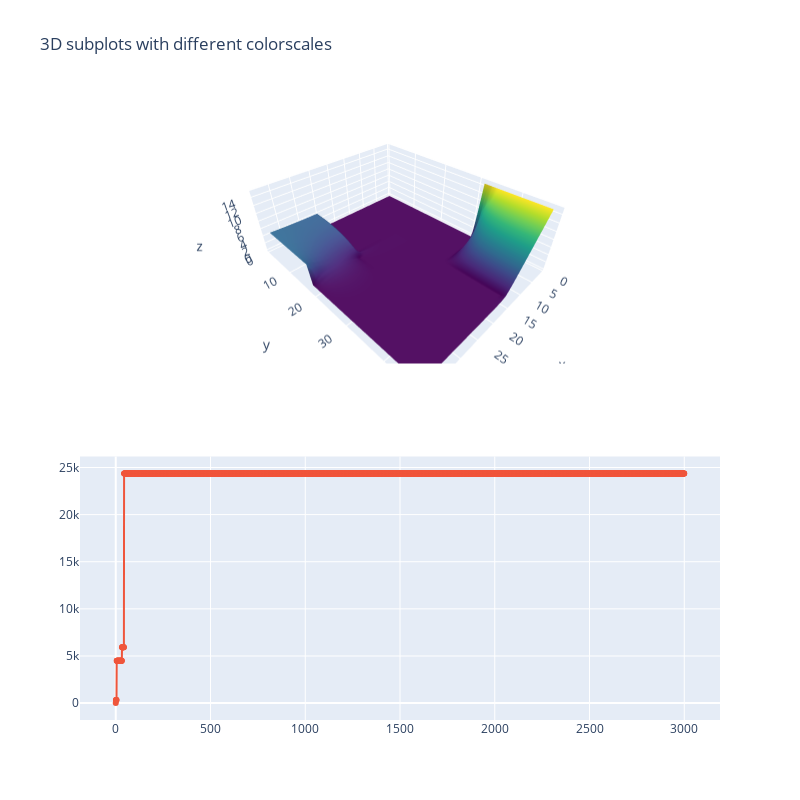

Source (notebook cell):
### Code cell
import plotly.graph_objects as go
from plotly.subplots import make_subplots

fig = make_subplots(
    rows=2, cols=1,
    specs=[[{'type': 'surface'}], [{'type': 'xy'}]]
)

# Generate data
y = np.linspace(1, len(temperature) + 1, len(temperature))
x = np.linspace(1, len(temperature[0]) + 1, len(temperature[0]))
#xGrid, yGrid = np.meshgrid(y, x)

print(len(temperature), len(temperature[0])) 

# adding surfaces to subplots.
fig.add_trace(
    go.Surface(x=x, y=y, z=temperature, colorscale='Viridis', showscale=False),
    row=1, col=1)

fig.add_trace(go.Scatter(x=x_input, y=y_input,
                    mode='lines+markers',
                    name='lines+markers'))

fig.update_layout(
    title_text='3D subplots with different colorscales',
    height=800,
    width=800
)

fig.show()

### Figure 1 — Plotly figure (JSON) as saved in the notebook; plotly's stock layout.template omitted (floating-point values rounded to 4 significant figures; data arrays with more than 128 entries replaced by an {"elided": "..."} marker saying what was removed)
{"data": [{"colorscale": [[0, "#440154"], [0.1111, "#482878"], [0.2222, "#3e4989"], [0.3333, "#31688e"], [0.4444, "#26828e"], [0.5556, "#1f9e89"], [0.6667, "#35b779"], [0.7778, "#6ece58"], [0.8889, "#b5de2b"], [1, "#fde725"]], "scene": "scene", "showscale": false, "type": "surface", "x": [1, 2.028, 3.056, 4.083, 5.111, 6.139, 7.167, 8.194, 9.222, 10.25, 11.28, 12.31, 13.33, 14.36, 15.39, 16.42, 17.44, 18.47, 19.5, 20.53, 21.56, 22.58, 23.61, 24.64, 25.67, 26.69, 27.72, 28.75, 29.78, 30.81, 31.83, 32.86, 33.89, 34.92, 35.94, 36.97, 38], "y": [1, 2.022, 3.044, 4.067, 5.089, 6.111, 7.133, 8.156, 9.178, 10.2, 11.22, 12.24, 13.27, 14.29, 15.31, 16.33, 17.36, 18.38, 19.4, 20.42, 21.44, 22.47, 23.49, 24.51, 25.53, 26.56, 27.58, 28.6, 29.62, 30.64, 31.67, 32.69, 33.71, 34.73, 35.76, 36.78, 37.8, 38.82, 39.84, 40.87, 41.89, 42.91, 43.93, 44.96, 45.98, 47], "z": {"elided": "46x37 float values"}}, {"mode": "lines+markers", "name": "lines+markers", "type": "scatter", "x": {"elided": "3000 float values"}, "y": {"elided": "3000 float values"}}], "layout": {"height": 800, "scene": {"domain": {"x": [0, 1], "y": [0.575, 1]}}, "title": {"text": "3D subplots with different colorscales"}, "width": 800, "xaxis": {"anchor": "y", "domain": [0, 1]}, "yaxis": {"anchor": "x", "domain": [0, 0.425]}}}
